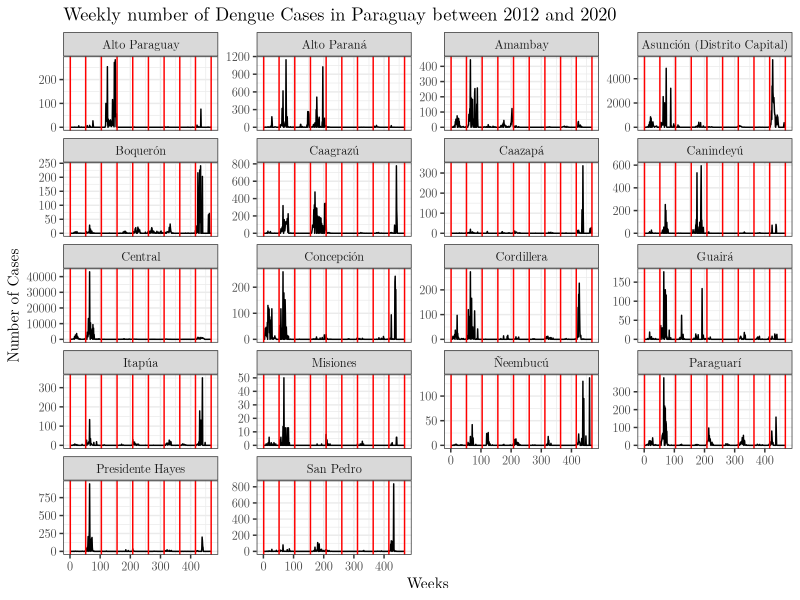

Source code (R):
setwd(dirname(rstudioapi::getActiveDocumentContext()$path))

library('tidyverse')

data <- read_csv(file = 'paraguay.csv')

pt <- ggplot(data = data) +
        geom_line(mapping = aes(x = Week_seq, y = Count)) +
        geom_vline(xintercept = c(1, (1:9 * 52)), color = 'red') + 
        facet_wrap(~ Region, scales = 'free_y', ncol = 4) +
        labs(title = 'Weekly number of Dengue Cases in Paraguay between 2012 and 2020',
             x = 'Weeks', y = 'Number of Cases') +
        theme_bw() +
        theme(text = element_text(family = 'LM Roman 10'))

print(pt)
# ggsave(filename = 'paraguay_visualization.png', plot = pt, width = 20, height = 10, units = c('in'))
